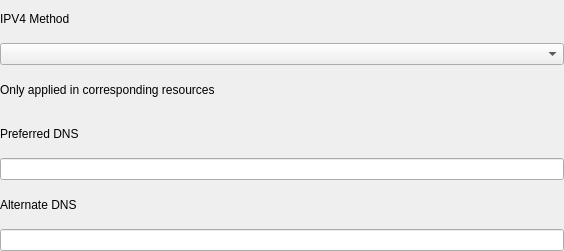
<?xml version="1.0" encoding="UTF-8"?>
<ui version="4.0">
 <class>VpnIpvx</class>
 <widget class="QWidget" name="VpnIpvx">
  <property name="geometry">
   <rect>
    <x>0</x>
    <y>0</y>
    <width>564</width>
    <height>251</height>
   </rect>
  </property>
  <property name="windowTitle">
   <string>VpnIpvx</string>
  </property>
  <layout class="QVBoxLayout" name="m_verticalDeviceWidgetLayout">
   <property name="leftMargin">
    <number>0</number>
   </property>
   <property name="topMargin">
    <number>0</number>
   </property>
   <property name="rightMargin">
    <number>0</number>
   </property>
   <property name="bottomMargin">
    <number>0</number>
   </property>
   <item>
    <widget class="QLabel" name="label_18">
     <property name="text">
      <string>IPV4 Method</string>
     </property>
    </widget>
   </item>
   <item>
    <widget class="OptionsComboBox" name="ipv4Method"/>
   </item>
   <item>
    <layout class="QHBoxLayout" name="neverDefaultLayout">
     <item>
      <widget class="QLabel" name="label_4">
       <property name="text">
        <string>Only applied in corresponding resources</string>
       </property>
      </widget>
     </item>
     <item>
      <spacer name="horizontalSpacer">
       <property name="orientation">
        <enum>Qt::Horizontal</enum>
       </property>
       <property name="sizeHint" stdset="0">
        <size>
         <width>40</width>
         <height>20</height>
        </size>
       </property>
      </spacer>
     </item>
    </layout>
   </item>
   <item>
    <widget class="QLabel" name="label_16">
     <property name="text">
      <string>Preferred DNS</string>
     </property>
    </widget>
   </item>
   <item>
    <widget class="QLineEdit" name="ipv4PreferredDNS"/>
   </item>
   <item>
    <widget class="QLabel" name="label_14">
     <property name="text">
      <string>Alternate DNS</string>
     </property>
    </widget>
   </item>
   <item>
    <widget class="QLineEdit" name="ipv4AlternateDNS"/>
   </item>
  </layout>
 </widget>
 <customwidgets>
  <customwidget>
   <class>OptionsComboBox</class>
   <extends>QComboBox</extends>
   <header location="global">options-combobox.h</header>
  </customwidget>
 </customwidgets>
 <resources/>
 <connections/>
</ui>
